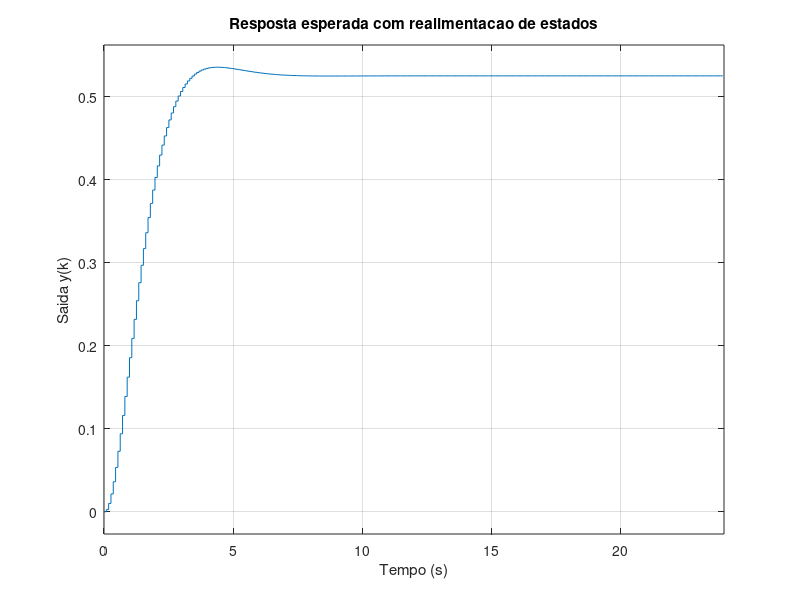

Write the MATLAB code that produced this figure. (Note: this script raises an error after producing the figure.)
clc;
close all;

% Matrizes discretas do Lab 6
Ad = [0.8672 -0.0496;
      0.0836  0.9977];

Bd = [0.0836;
      0.0038];

% Polos dominantes do PID (Lab 7)
p1 = 0.9204 + 0.0597j;
p2 = 0.9204 - 0.0597j;

polos_desejados = [p1 p2];

% Calculo do ganho de realimentacao
K = place(Ad, Bd, polos_desejados);

disp('Ganho de realimentacao K:');
disp(K);

% Matriz da malha fechada
Amf = Ad - Bd*K;

% Verificacao dos polos obtidos
polos_obtidos = eig(Amf);

disp('Polos da malha fechada:');
disp(polos_obtidos);

% Matrizes e ganho
Ad = [0.8672 -0.0496;
      0.0836  0.9977];

Bd = [0.0836; 0.0038];
Cd = [0 0.5929];
K = [0.2552 0.7269];

T0 = 0.0897;

% Matriz de malha fechada
Amf = Ad - Bd*K;

% Verificacao de estabilidade
eig(Amf)

% Simulacao independente do Simulink
sistema = ss(Amf, Bd, Cd, 0, T0);

figure;
step(1.17*sistema, 24);
grid on;
title('Resposta esperada com realimentacao de estados');
xlabel('Tempo (s)');
ylabel('Saida y(k)');


%-------------------------------
% QUESTÃO 4

figure
plot(out.y_d.Time, out.y_d.Data, 'b')
title("Resposta do sistema ao degrau (simulado no Simulink)")
grid

figure
plot(out.x_d.Time, out.x_d.Data, 'b')
title("Estados discretos do sistema (simulado no Simulink)")
grid

figure
plot(out.u_d.Time, out.u_d.Data, 'b')
title("Entrada do sistema (simulado no Simulink)")
grid
